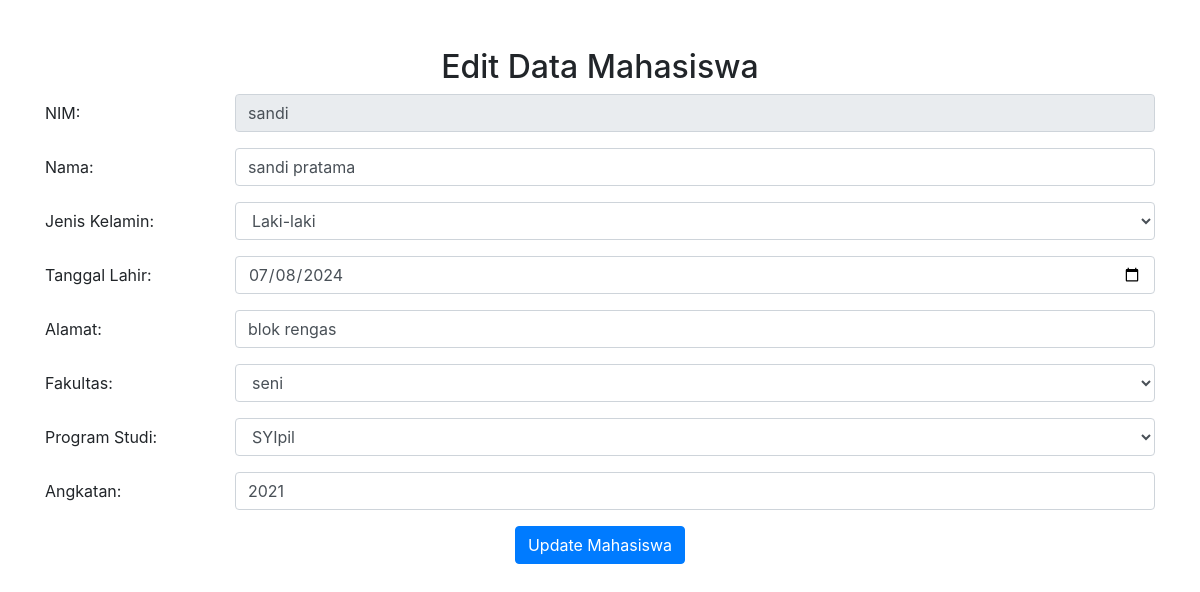
/edit_mhs.php?nim=sandi, run on the app's committed database.
### tables this page shows
CREATE TABLE `tb_mahasiswa` (
  `nim` varchar(15) NOT NULL,
  `nama` varchar(100) NOT NULL,
  `ttl` date NOT NULL,
  `alamat` text NOT NULL,
  `kode_fakultas` varchar(10) NOT NULL,
  `kode_prodi` varchar(10) NOT NULL,
  `jenis_kelamin` enum('L','P') NOT NULL,
  `angkatan` year(4) NOT NULL
);

### edit_mhs.php (the view, shortened to what this page needs)
<?php
include 'koneksi.php';
if(isset($_GET['nim'])) {
    $nim = $_GET['nim'];
    $result = $conn->query("SELECT * FROM tb_mahasiswa WHERE nim = '$nim'");
    $data = $result->fetch_assoc();
} else {
    echo "<script>alert('NIM tidak ditemukan');window.location='index.php';</script>";
}
?>
<!DOCTYPE html>
<html>
<head>
    <link rel="stylesheet" href="https://cdn.jsdelivr.net/npm/bootstrap@4.6.2/dist/css/bootstrap.min.css">
</head>
<body>
<div class="container mt-5">
<h2 class="text-center mb-2">Edit Data Mahasiswa</h2>
<form method="POST" action="update_mhs.php">
    <div class="form-group row">
        <label for="nim" class="col-sm-2 col-form-label">NIM:</label>
        <div class="col-sm-10">
            <input type="text" class="form-control" id="nim" name="nim" value="<?php echo $data['nim']; ?>" readonly>
        </div>
    </div>
    <div class="form-group row">
        <label for="nama" class="col-sm-2 col-form-label">Nama:</label>
        <div class="col-sm-10">
            <input type="text" class="form-control" id="nama" name="nama" value="<?php echo $data['nama']; ?>" required>
        </div>
    </div>
    <div class="form-group row">
        <label for="jk" class="col-sm-2 col-form-label">Jenis Kelamin:</label>
        <div class="col-sm-10">
            <select class="form-control" id="jk" name="jk" required>
                <option value="L" <?php echo ($data['jenis_kelamin'] == 'L') ? 'selected' : ''; ?>>Laki-laki</option>
            </select>
        </div>
    </div>
    <div class="form-group row">
        <label for="ttl" class="col-sm-2 col-form-label">Tanggal Lahir:</label>
        <div class="col-sm-10">
            <input type="date" class="form-control" id="ttl" name="ttl" value="<?php echo $data['ttl']; ?>" required>
        </div>
    </div>
    <div class="form-group row">
        <label for="alamat" class="col-sm-2 col-form-label">Alamat:</label>
        <div class="col-sm-10">
            <input type="text" class="form-control" id="alamat" name="alamat" value="<?php echo $data['alamat']; ?>" required>
        </div>
    </div>
    <div class="form-group row">
        <label for="kode_fakultas" class="col-sm-2 col-form-label">Fakultas:</label>
        <div class="col-sm-10">
            <select class="form-control" name="kode_fakulitas" required>
                <?php
                $result = $conn->query("SELECT kode_fakultas, nama_fakultas FROM tb_fakultas");
                while ($row = $result->fetch_assoc()) {
                    $selected = ($row['kode_fakultas'] == $data['kode_fakultas']) ? 'selected' : '';
                    echo "<option value='" . $row['kode_fakultas'] . "' $selected>" . $row['nama_fakultas'] . "</option>";
                }
                ?>
            </select>
        </div>
    </div>
    <div class="form-group row">
        <label for="kode_prodi" class="col-sm-2 col-form-label">Program Studi:</label>
        <div class="col-sm-10">
            <select class="form-control" name="kode_prodi" required>
                <?php
                $result = $conn->query("SELECT kode_prodi, nama_prodi FROM tb_prodi");
                while ($row = $result->fetch_assoc()) {
                    $selected = ($row['kode_prodi'] == $data['kode_prodi']) ? 'selected' : '';
                    echo "<option value='" . $row['kode_prodi'] . "' $selected>" . $row['nama_prodi'] . "</option>";
                }
                ?>
            </select>
        </div>
    </div>
    <div class="form-group row">
        <label for="angkatan" class="col-sm-2 col-form-label">Angkatan:</label>
        <div class="col-sm-10">
            <input type="text" class="form-control" id="angkatan" name="angkatan" value="<?php echo $data['angkatan']; ?>" required>
        </div>
    </div>
    <div class="text-center">
        <input type="submit" name="update_mahasiswa" value="Update Mahasiswa" class="btn btn-primary">
    </div>
</form>
</div>
</body>
</html>

### data on the page
tb_mahasiswa: nim "sandi", nama "sandi pratama", jk "Laki-laki", ttl "07/08/2024", alamat "blok rengas", angkatan "2021"

### other printed values
form field kode_fakulitas "seni"
form field kode_prodi "SYIpil"
